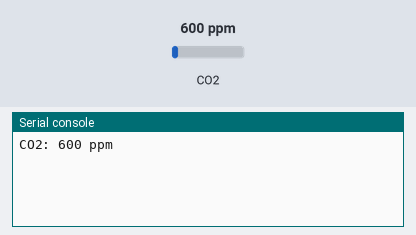
This program was run on a simulated Raspberry Pi Pico running MicroPython. Parts: the last lines printed to the serial console. The inputs (shaded band) are chosen by the test bench; at power-on: CO2 600 ppm. Library files of the repository ran but are not shown: mhz19.py.

Above: at 1.2 s.
1.3 s: CO2 set to 452 ppm
At 4.6 s:
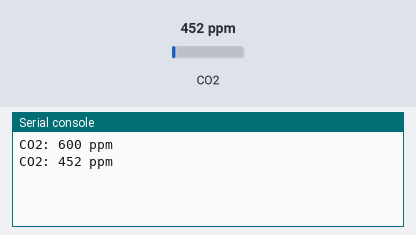
5.3 s: CO2 set to 1050 ppm
At 7.0 s:
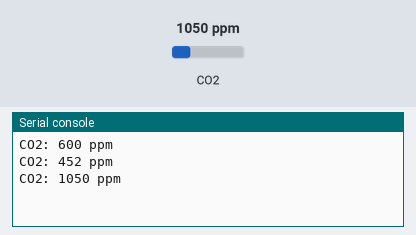
Timing chart, 0 to 8.5 s (numbered marks = the images above; inputs shaded):
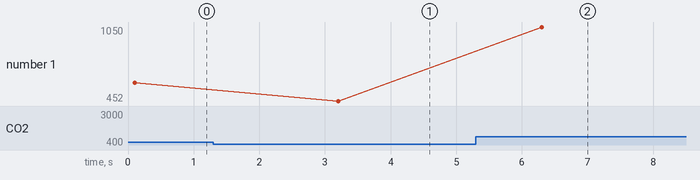

Measured:
- after the input at 1.3 s, the serial console: prints a new line after 1.9 s (image 1)
- after the input at 5.3 s, the serial console: prints a new line after 1.0 s (image 2)
- plotted number 1: 600 → 452 after the input at 1.3 s, 452 → 1050 after the input at 5.3 s

The program:

main_mhz19.py
```python
# Author: Andrei Pârv
# Source: https://github.com/andreip024/raspbery-pi-pico-micropython

import utime as time
from mhz19 import MHZ19


# Setup wiring pins
tx_pin = 4 #GP4
rx_pin = 5 #GP5

# Initialize UART communication on the Raspberry Pi Pico
mhz19 = MHZ19(
        uart = machine.UART(1, baudrate=9600, tx=machine.Pin(tx_pin), rx=machine.Pin(rx_pin))
)

# Calibrate the sensor
# mhz19.calibrate()

while True:
    co2_value = mhz19.read_mhz19()

    print("CO2:", co2_value, "ppm")

    time.sleep(3)
```
